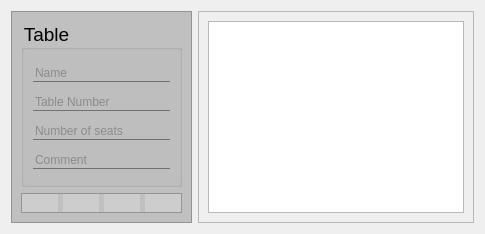
                   <widget class="QWidget" name="tab_table">
                    <attribute name="icon">
                     <iconset resource="../resource/resource.qrc">
                      <normaloff>:/Simple icons/simple_icons/fi-rr-terrace.svg</normaloff>:/Simple icons/simple_icons/fi-rr-terrace.svg</iconset>
                    </attribute>
                    <attribute name="title">
                     <string/>
                    </attribute>
                    <layout class="QHBoxLayout" name="horizontalLayout_13">
                     <item>
                      <widget class="QFrame" name="f_tableInput">
                       <property name="styleSheet">
                        <string notr="true">QFrame
{
	background-color: rgb(192, 192, 192)
}

QGroupBox
{
	background-color: rgb(192, 192, 192)
}

QPushButton
{ 
	
	alternate-background-color: rgb(255, 255, 255);
	background: rgba(225, 225, 225, 100);
	border-width: 2px;
    border-radius: 10px;
	qproperty-iconSize: 32px 32px;
	border-style: dashed;
 }

QPushButton:hover
{
	background: rgba(225, 225, 225, 180);
	border-style: dashed;
}

QPushButton:pressed
{
	background: rgba(75, 75, 75, 180);
	border-style: inset;
}</string>
                       </property>
                       <property name="frameShape">
                        <enum>QFrame::StyledPanel</enum>
                       </property>
                       <property name="frameShadow">
                        <enum>QFrame::Raised</enum>
                       </property>
                       <layout class="QVBoxLayout" name="verticalLayout_38">
                        <item>
                         <widget class="QGroupBox" name="gb_expense_6">
                          <property name="font">
                           <font>
                            <pointsize>14</pointsize>
                           </font>
                          </property>
                          <property name="styleSheet">
                           <string notr="true">QLineEdit
{
	background: transparent;
	color: rgb(88, 88, 88);
	border: none;
	border-bottom: 1px solid #717072;
	font: 14pt &quot;MS Shell Dlg 2&quot;;
}

</string>
                          </property>
                          <property name="title">
                           <string>Table</string>
                          </property>
                          <layout class="QVBoxLayout" name="verticalLayout_27">
                           <item>
                            <widget class="QLineEdit" name="le_tableName">
                             <property name="text">
                              <string/>
                             </property>
                             <property name="maxLength">
                              <number>20</number>
                             </property>
                             <property name="placeholderText">
                              <string>Name</string>
                             </property>
                             <property name="clearButtonEnabled">
                              <bool>true</bool>
                             </property>
                            </widget>
                           </item>
                           <item>
                            <widget class="QLineEdit" name="le_tableId">
                             <property name="text">
                              <string/>
                             </property>
                             <property name="maxLength">
                              <number>20</number>
                             </property>
                             <property name="placeholderText">
                              <string>Table Number</string>
                             </property>
                             <property name="clearButtonEnabled">
                              <bool>true</bool>
                             </property>
                            </widget>
                           </item>
                           <item>
                            <widget class="QLineEdit" name="le_tableSeats">
                             <property name="text">
                              <string/>
                             </property>
                             <property name="maxLength">
                              <number>20</number>
                             </property>
                             <property name="placeholderText">
                              <string>Number of seats</string>
                             </property>
                             <property name="clearButtonEnabled">
                              <bool>true</bool>
                             </property>
                            </widget>
                           </item>
                           <item>
                            <widget class="QLineEdit" name="le_tableComment">
                             <property name="maxLength">
                              <number>30</number>
                             </property>
                             <property name="placeholderText">
                              <string>Comment</string>
                             </property>
                             <property name="clearButtonEnabled">
                              <bool>true</bool>
                             </property>
                            </widget>
                           </item>
                          </layout>
                         </widget>
                        </item>
                        <item>
                         <widget class="QFrame" name="f_tableDbBtn">
                          <property name="sizePolicy">
                           <sizepolicy hsizetype="Preferred" vsizetype="Maximum">
                            <horstretch>0</horstretch>
                            <verstretch>0</verstretch>
                           </sizepolicy>
                          </property>
                          <property name="frameShape">
                           <enum>QFrame::StyledPanel</enum>
                          </property>
                          <property name="frameShadow">
                           <enum>QFrame::Raised</enum>
                          </property>
                          <layout class="QHBoxLayout" name="horizontalLayout_22">
                           <property name="spacing">
                            <number>5</number>
                           </property>
                           <property name="leftMargin">
                            <number>0</number>
                           </property>
                           <property name="topMargin">
                            <number>0</number>
                           </property>
                           <property name="rightMargin">
                            <number>0</number>
                           </property>
                           <property name="bottomMargin">
                            <number>0</number>
                           </property>
                           <item>
                            <widget class="QPushButton" name="btn_tableAdd">
                             <property name="text">
                              <string/>
                             </property>
                             <property name="icon">
                              <iconset resource="../resource/resource.qrc">
                               <normaloff>:/Simple icons/simple_icons/fi-rr-add.svg</normaloff>:/Simple icons/simple_icons/fi-rr-add.svg</iconset>
                             </property>
                             <property name="iconSize">
                              <size>
                               <width>32</width>
                               <height>32</height>
                              </size>
                             </property>
                            </widget>
                           </item>
                           <item>
                            <widget class="QPushButton" name="btn_tableEdit">
                             <property name="enabled">
                              <bool>false</bool>
                             </property>
                             <property name="text">
                              <string/>
                             </property>
                             <property name="icon">
                              <iconset resource="../resource/resource.qrc">
                               <normaloff>:/Simple icons/simple_icons/fi-rr-edit.svg</normaloff>:/Simple icons/simple_icons/fi-rr-edit.svg</iconset>
                             </property>
                             <property name="iconSize">
                              <size>
                               <width>32</width>
                               <height>32</height>
                              </size>
                             </property>
                            </widget>
                           </item>
                           <item>
                            <widget class="QPushButton" name="btn_tableDelete">
                             <property name="enabled">
                              <bool>false</bool>
                             </property>
                             <property name="text">
                              <string/>
                             </property>
                             <property name="icon">
                              <iconset resource="../resource/resource.qrc">
                               <normaloff>:/Simple icons/simple_icons/fi-rr-delete.svg</normaloff>:/Simple icons/simple_icons/fi-rr-delete.svg</iconset>
                             </property>
                             <property name="iconSize">
                              <size>
                               <width>32</width>
                               <height>32</height>
                              </size>
                             </property>
                            </widget>
                           </item>
                           <item>
                            <widget class="QPushButton" name="btn_tableClear">
                             <property name="enabled">
                              <bool>true</bool>
                             </property>
                             <property name="text">
                              <string/>
                             </property>
                             <property name="icon">
                              <iconset resource="../resource/resource.qrc">
                               <normaloff>:/Simple icons/simple_icons/fi-rr-broom.svg</normaloff>:/Simple icons/simple_icons/fi-rr-broom.svg</iconset>
                             </property>
                             <property name="iconSize">
                              <size>
                               <width>32</width>
                               <height>32</height>
                              </size>
                             </property>
                            </widget>
                           </item>
                          </layout>
                         </widget>
                        </item>
                       </layout>
                      </widget>
                     </item>
                     <item>
                      <widget class="QFrame" name="f_tableDb">
                       <property name="frameShape">
                        <enum>QFrame::StyledPanel</enum>
                       </property>
                       <property name="frameShadow">
                        <enum>QFrame::Raised</enum>
                       </property>
                       <layout class="QVBoxLayout" name="verticalLayout_32">
                        <item>
                         <widget class="QTableWidget" name="tw_table">
                          <property name="font">
                           <font>
                            <family>Times New Roman</family>
                            <pointsize>18</pointsize>
                           </font>
                          </property>
                          <property name="editTriggers">
                           <set>QAbstractItemView::NoEditTriggers</set>
                          </property>
                          <property name="selectionMode">
                           <enum>QAbstractItemView::SingleSelection</enum>
                          </property>
                          <property name="selectionBehavior">
                           <enum>QAbstractItemView::SelectRows</enum>
                          </property>
                          <attribute name="horizontalHeaderShowSortIndicator" stdset="0">
                           <bool>true</bool>
                          </attribute>
                          <attribute name="verticalHeaderCascadingSectionResizes">
                           <bool>true</bool>
                          </attribute>
                          <attribute name="verticalHeaderShowSortIndicator" stdset="0">
                           <bool>false</bool>
                          </attribute>
                         </widget>
                        </item>
                       </layout>
                      </widget>
                     </item>
                    </layout>
                   </widget>
